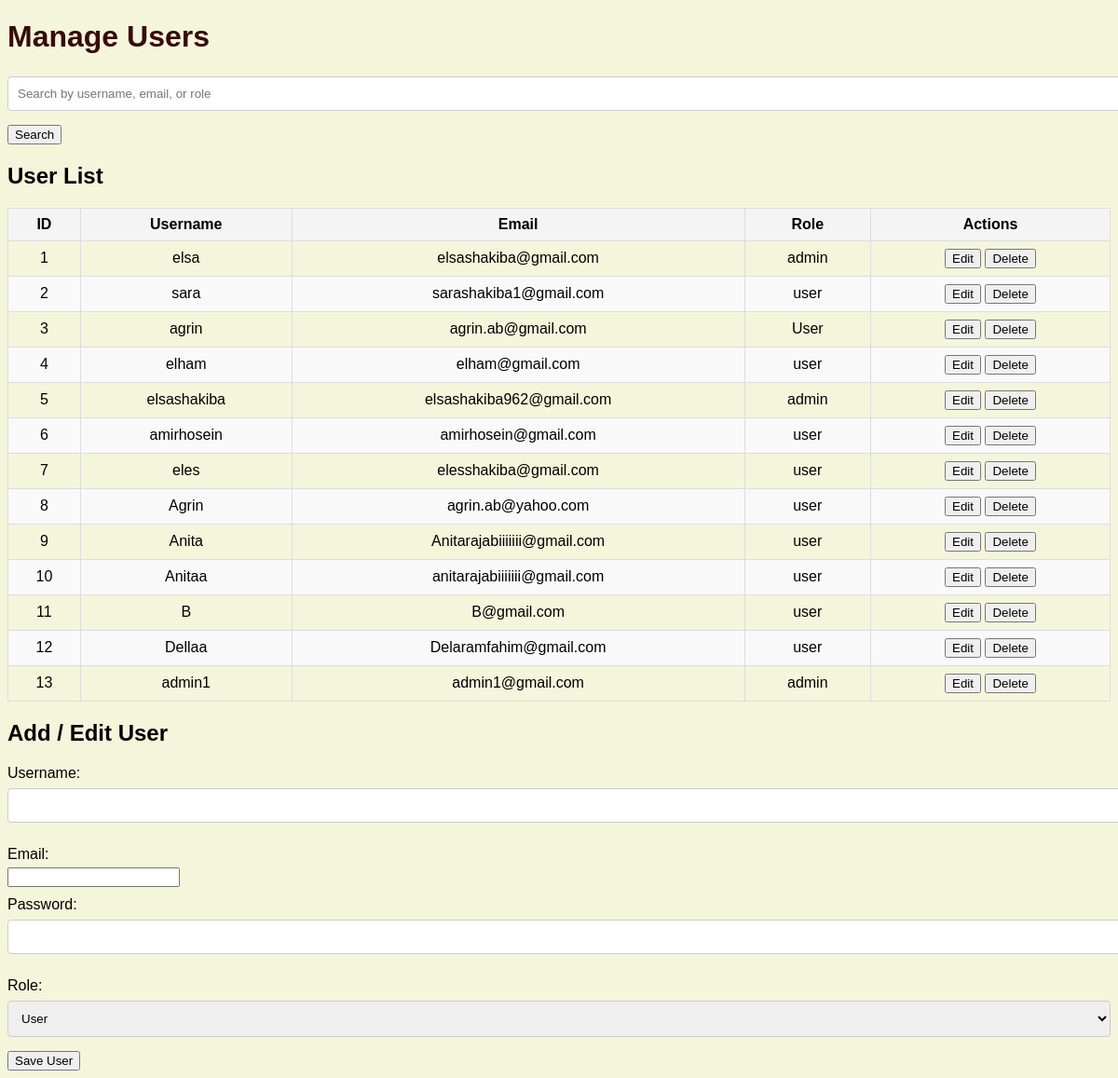
Page /manage_users on the committed database.
### tables this page shows
CREATE TABLE users (id INTEGER PRIMARY KEY AUTOINCREMENT, email TEXT UNIQUE NOT NULL, password TEXT NOT NULL, role TEXT NOT NULL, username TEXT);

### app.py (the view, shortened to what this page needs)
@app.route('/manage_users', methods=['GET', 'POST'])
def manage_users():
    conn = get_db()
    cursor = conn.cursor()
    search_query = request.args.get('search', '')  # دریافت کوئری جستجو
    if search_query:
        cursor.execute('''
            SELECT * FROM users
            WHERE username LIKE ? OR email LIKE ? OR role LIKE ?
        ''', (f'%{search_query}%', f'%{search_query}%', f'%{search_query}%'))
    else:
        cursor.execute('SELECT * FROM users')
    users = cursor.fetchall()
    return render_template('manage_users.html', users=users, search_query=search_query)

### app.py (called while the page is built)
def get_db():
    conn = sqlite3.connect(db)
    conn.row_factory = sqlite3.Row  # برای دسترسی به داده‌ها به صورت دیکشنری
    return conn

### templates/manage_users.html (shortened to what this page needs)
<!DOCTYPE html>
<html lang="en">
<head>
    <link rel="stylesheet" href="{{ url_for('static', filename='styles.css') }}">
</head>
<body>
    <h1>Manage Users</h1>
    <div class="search-bar">
        <form method="GET" action="/manage_users">
            <input type="text" name="search" placeholder="Search by username, email, or role" value="{{ search_query }}">
            <button type="submit">Search</button>
        </form>
    </div>
    <div class="user-list">
        <h2>User List</h2>
        <table>
            <thead>
                <tr>
                    <th>ID</th>
                    <th>Username</th>
                    <th>Email</th>
                    <th>Role</th>
                    <th>Actions</th>
                </tr>
            </thead>
            <tbody>
                {% for user in users %}
                <tr>
                    <td>{{ user['id'] }}</td>
                    <td>{{ user['username'] }}</td>
                    <td>{{ user['email'] }}</td>
                    <td>{{ user['role'] }}</td>
                    <td>
                        <button onclick="editUser('{{ user['id'] }}', '{{ user['username'] }}', '{{ user['email'] }}', '{{ user['role'] }}')">Edit</button>
                        <button onclick="deleteUser('{{ user['id'] }}')">Delete</button>
                    </td>
                </tr>
                {% endfor %}
            </tbody>
        </table>
    </div>
    <div class="user-actions">
        <h2>Add / Edit User</h2>
        <form method="POST" action="/manage_users">
            <label for="username">Username:</label>
            <input type="text" name="username" id="username" required>
            <label for="email">Email:</label>
            <input type="email" name="email" id="email" required>
            <label for="password">Password:</label>
            <input type="password" name="password" id="password" required>
            <label for="role">Role:</label>
            <select name="role" id="role">
                <option value="User">User</option>
            </select>
            <button type="submit">Save User</button>
        </form>
    </div>
</body>
</html>

### static/styles.css (style rules this page uses)
label { display: block; margin: 10px 0 5px; }
input[type="text"], input[type="password"], select { width: 100%; padding: 10px; margin: 2px 0 15px; border: 1px solid #ccc; border-radius: 4px; }
table { width: 100%; border-collapse: collapse; }
thead { background-color: #f4f4f4; }
th, td { border: 1px solid #ddd; padding: 8px; text-align: center; }
tr:nth-child(even) { background-color: #f9f9f9; }
body { font-family: 'Poppins', sans-serif; background-color: #f5f5dc; }
h1 { color: #370b0b; }

### rows in the picture
users: id "1", username "elsa", email "elsashakiba@gmail.com", role "admin"
users: id "2", username "sara", email "sarashakiba1@gmail.com", role "user"
users: id "3", username "agrin", email "agrin.ab@gmail.com", role "User"
users: id "4", username "elham", email "elham@gmail.com", role "user"
users: id "5", username "elsashakiba", email "elsashakiba962@gmail.com", role "admin"
users: id "6", username "amirhosein", email "amirhosein@gmail.com", role "user"
users: id "7", username "eles", email "elesshakiba@gmail.com", role "user"
users: id "8", username "Agrin", email "agrin.ab@yahoo.com", role "user"
users: id "9", username "Anita", email "Anitarajabiiiiiii@gmail.com", role "user"
users: id "10", username "Anitaa", email "anitarajabiiiiiii@gmail.com", role "user"
users: id "11", username "B", email "B@gmail.com", role "user"
users: id "12", username "Dellaa", email "Delaramfahim@gmail.com", role "user"
users: id "13", username "admin1", email "admin1@gmail.com", role "admin"
